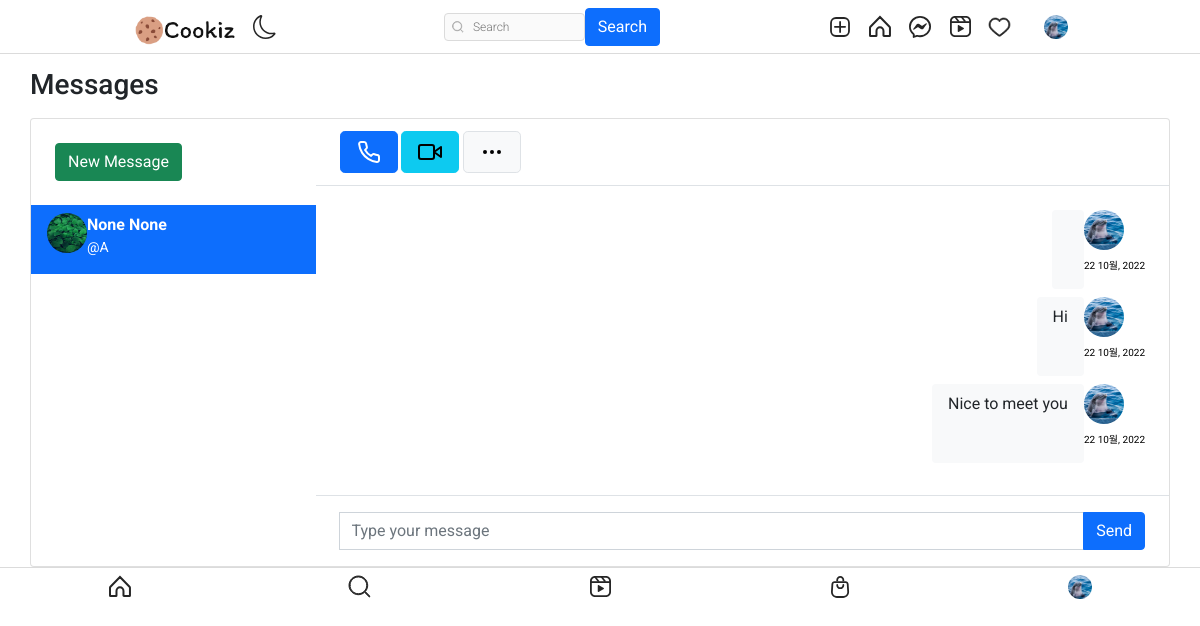
Screenshot of /message/ (signed in) with the database file from the repository.
### authy/models.py (models this page shows, shortened)
class Profile(models.Model):
    user = models.OneToOneField(User, related_name='profile', on_delete=models.CASCADE)
    image = models.ImageField(upload_to="profile_pciture", null=True, default="default.jpg")
    first_name = models.CharField(max_length=200, null=True, blank=True)
    last_name = models.CharField(max_length=200, null=True, blank=True)
    bio = models.CharField(max_length=200, null=True, blank=True)
    location = models.CharField(max_length=200, null=True, blank=True)
    url = models.URLField(max_length=200, null=True, blank=True)
    favourite = models.ManyToManyField(Post, blank=True)

### directs/models.py (models this page shows, shortened)
class Message(models.Model):
    user = models.ForeignKey(User, on_delete=models.CASCADE, related_name="user")
    sender = models.ForeignKey(User, on_delete=models.CASCADE, related_name="from_user")
    reciepient = models.ForeignKey(User, on_delete=models.CASCADE, related_name="to_user")
    body = models.TextField(null=True)
    date = models.DateTimeField(auto_now_add=True)
    is_read = models.BooleanField(default=False)
    def get_message(user):
        users = []
        messages = Message.objects.filter(user=user).values('reciepient').annotate(last=Max('date')).order_by('-last')
        for message in messages:
            users.append({
                'user': User.objects.get(pk=message['reciepient']),
                'last': message['last'],
                'unread': Message.objects.filter(user=user, reciepient__pk=message['reciepient'], is_read=False).count()
            })
        return users

### directs/views.py (the view)
# urls.py: path('', inbox, name="message"),
@login_required
def inbox(request):
    user = request.user
    messages = Message.get_message(user=request.user)
    active_direct = None
    directs = None
    profile = get_object_or_404(Profile, user=user)
    if messages:
        message = messages[0]
        active_direct = message['user'].username
        directs = Message.objects.filter(user=request.user, reciepient=message['user'])
        directs.update(is_read=True)
        for message in messages:
            if message['user'].username == active_direct:
                message['unread'] = 0
    context = {
        'directs':directs,
        'messages': messages,
        'active_direct': active_direct,
        'profile': profile,
    }
    return render(request, 'directs/direct.html', context)

### templates/directs/direct.html (shortened to what this page needs)
{% extends 'base.html' %}
{% load static %}
{% block content %}
<head>
	<link href="https://cdn.jsdelivr.net/npm/bootstrap@5.1.3/dist/css/bootstrap.min.css"
          rel="stylesheet">
</head>
<br><br>
<main class="conetent">
    <div class="container p-0">
		<h1 class="h3 mb-3">Messages</h1>
		<div class="card">
			<div class="row g-0">
				<div class="col-12 col-lg-12 col-xl-3 border-right chat-messages" >
					<div class="px-4 d-none d-md-block">
						<div class="d-flex align-items-center">
							<div class="flex-grow-1">
								<a href="{% url 'search-users' %}" class="btn btn-success mt-4 mb-4">New Message</a>
							</div>
						</div>
					</div>
					{% for message in messages %}
					<a href="{% url 'directs' message.user.username %}"
                       class="list-group-item list-group-item-action border-0 {% if active_direct == message.user.username %}active{% endif %}">
						<div class="d-flex align-items-start pb-2">
								<img src="{{ message.user.profile.image.url }}" class="rounded-circle mr-1" alt="img" width="40" height="40">
							<div class="flex-grow-1 ml-6">
								<b>{{message.user.profile.first_name}} {{message.user.profile.last_name}}</b>
								<div class="small"> @{{message.user.username}}</div>
							</div>
						</div>
					</a>
					{% endfor %}
				</div>
				<div class="col-12 col-lg-7 col-xl-9">
					<div class="py-2 px-4 border-bottom d-none d-lg-block">
						<div class="d-flex align-items-center py-1">
							<div>
								<button class="btn btn-primary btn-lg mr-1 px-3"></button>
								<button class="btn btn-info btn-lg mr-1 px-3 d-none d-md-inline-block">
                                         </button>
								<button class="btn btn-light border btn-lg px-3"></button>
							</div>
						</div>
					</div>
					<div class="position-relative">
						<div class="chat-messages p-4">
									{% for direct in directs %}
										{% if direct.sender == request.user %}
											<div class="chat-message-right pb-2">
												<div>
													<a href=""><img src="{{ direct.sender.profile.image.url }}" class="rounded-circle mr-1" alt="img" width="40" height="40"></a>
													<div class="text-muted small text-nowrap mt-2" style="font-size:10px; color: rgba(180, 180, 180, 0);"><p style="font-size:10px; color: black;">{{direct.date|date:"d M, Y"}}</p></div>
												</div>
												<div class="flex-shrink-1 bg-light rounded py-2 px-3 ml-3">
													{{direct.body}}
												</div>
											</div>
										{% endif %}
									{% endfor %}
						</div>
					</div>
						<div class="flex-grow-0 py-3 px-4 border-top">
							<form method="POST" action="{% url 'send-directs' %}">
								<div class="input-group">
									<input name="body" type="text" class="form-control" placeholder="Type your message">
									<button class="btn btn-primary" type="submit">Send</button>
								</div>
							</form>
						</div>
				</div>
			</div>
		</div>
	</div>
</main>
</html>
{% endblock content %}

### templates/base.html (shortened to what this page needs)
{% load static %}
<!DOCTYPE html>
<html lang="ko">
<head>
    <link rel="stylesheet" href="https://cdn.jsdelivr.net/npm/bootstrap-icons@1.8.1/font/bootstrap-icons.css">
    <link href="https://cdn.jsdelivr.net/npm/bootstrap@5.1.3/dist/css/bootstrap.min.css" rel="stylesheet"
>
    <link rel="stylesheet" type="text/css" href="{% static 'assets1/style.css' %}">
</head>
<body>
    <header class="header">
        <nav class="header__content">
            <div class="header__buttons">
                <a href="{% url 'index' %}" class="header__home">
                    <img src="static/assets1/로고.png" viewbox="0 0 104 30" width="104" height="30" fill="none" class="logo">
                </a>
                <button class="header__theme-button" title="Toggle Theme">
                </button>
            </div>
            <form action="{% url 'search-users' %}" method="GET">
                <div class="header__search">
                    <input type="text" placeholder="Search" name="q" value="{{ request.GET.q }}">
                    <button class="btn btn-primary" type="submit">Search</button>
                </div>
            </form>
            <div class="header__buttons header__buttons--desktop">
                <a href="{% url 'newpost' %}">
                </a>
                <a href="{% url 'index' %}">
                </a>
                <a href="{% url 'message' %}">
                </a>
                <a href="#">
                </a>
                <span>
                    <a href="{% url 'show-notification' %}">
                    </a>
                </span>
                <a href="">
                    <button class="profile-button">
                        <a href="{% url 'profile' request.user %}">
                            <div class="profile-button__picture">
                                <img src="{{request.user.profile.image.url}}" alt="User Picture">
                            </div>
                        </a>
                    </button>
                </a>
            </div>
        </nav>
    </header>
    {% block content %}
    {% endblock content %}
    <nav class="navbar">
        <a href="#" class="navbar__button">
        </a>
        <a href="{% url 'search-users'  %}" class="navbar__button">
        </a>
        <a href="#" class="navbar__button">
        </a>
        <a href="#" class="navbar__button">
        </a>
        <a href="{% url 'profile' request.user %}" class="navbar__button profile-button">
            <div class="profile-button__picture">
                <img src="{{request.user.profile.image.url}}" alt="User Picture">
            </div>
        </a>
    </nav>
</body>
</html>

### static/assets1/style.css (style rules this page uses)
*, *::after, *::before { box-sizing: border-box; margin: 0; padding: 0; }
*, button, input, select, textarea { font-family: 'Roboto', sans-serif; }
:root { --primary: hsl(0, 0%, 100%); --secondary: hsl(0, 0%, 98%); --border: hsl(0, 0%, 86%); --story-border: hsl(0, 0%, 78%); --img-border: hsla(0, 0%, 0%, 0.1); --text-dark: hsl(0, 0%, 15%); --text-light: hsl(0, 0%, 60%); --like: hsl(355, 82%, 61%); --link: hsl(204, 100%, 48%); --header-height: 44px; --nav-height: 44px; }
body { min-height: 100vh; display: flex; flex-direction: column; overflow-y: auto; }
svg { display: block; }
img { max-width: 100%; }
.header { width: 100%; height: var(--header-height); background-color: var(--primary); display: flex; justify-content: center; position: fixed; top: 0; left: 0; z-index: 2; }
.header::after { content: ''; position: absolute; bottom: 0; width: 100%; height: 1px; background-color: var(--border); }
.header__content { width: 100%; max-width: 975px; padding: 0 14px; display: flex; justify-content: space-between; align-items: center; }
.header__home { margin-top: 5px; }
.header__theme-button { background-color: transparent; border: none; cursor: pointer; }
.header__theme-button-moon { display: unset; }
.header__search { width: 216px; height: 28px; display: none; align-items: center; position: relative; }
.header__search svg { width: 12px; height: 12px; position: absolute; left: 8px; }
.header__search input { width: 100%; height: 100%; background-color: var(--secondary); padding: 4px 10px 4px 28px; border: 1px solid var(--border); border-radius: 4px; outline: none; font-size: 12px; font-weight: 300; text-decoration: none; color: var(--text-light); text-overflow: ellipsis; overflow: hidden; white-space: nowrap; }
.header__buttons { display: flex; align-items: center; gap: 16px; }
.navbar { width: 100%; height: var(--nav-height); background-color: var(--primary); display: flex; position: fixed; bottom: 0; left: 0; z-index: 2; }
.navbar::after { content: ''; position: absolute; top: 0; width: 100%; height: 1px; background-color: var(--border); }
.navbar__button { flex: 1 0 auto; display: flex; justify-content: center; align-items: center; }
.profile-button { background-color: transparent; border: none; outline: none; cursor: pointer; position: relative; }
.profile-button__picture { width: 24px; height: 24px; border-radius: 50%; overflow: hidden; position: relative; }
.profile-button__picture::after { content: ''; position: absolute; top: 0; bottom: 0; left: 0; right: 0; border: 1px solid var(--img-border); border-radius: 50%; }
@media (min-width: 768px) { :root { --header-height: 54px; --nav-height: 0px; } }
@media (min-width: 768px) { .header__content { padding: 0 20px; } }
@media (min-width: 768px) { .header__search { display: flex; } }
@media (min-width: 768px) { .navbar { display: none; } }

### templates/directs/direct.html (style rules this page uses)
body { margin-top:20px; }
.chat-messages { display: flex; flex-direction: column; max-height: 800px; overflow-y: scroll }
.chat-message-left, .chat-message-right { display: flex; flex-shrink: 0 }
.chat-message-right { flex-direction: row-reverse; margin-left: auto }
.py-3 { padding-top: 1rem!important; padding-bottom: 1rem!important; }
.px-4 { padding-right: 1.5rem!important; padding-left: 1.5rem!important; }
.flex-grow-0 { flex-grow: 0!important; }
.border-top { border-top: 1px solid #dee2e6!important; }

### rows the page displays
Message: sender.profile.image (placeholder picture), date "22 10월, 2022"
Message: sender.profile.image (placeholder picture), date "22 10월, 2022", body "Hi"
Message: sender.profile.image (placeholder picture), date "22 10월, 2022", body "Nice to meet you"

### other values shown
{{ message.user.profile.first_name }} "None"
{{ message.user.profile.last_name }} "None"
{{ message.user.username }} "A"
